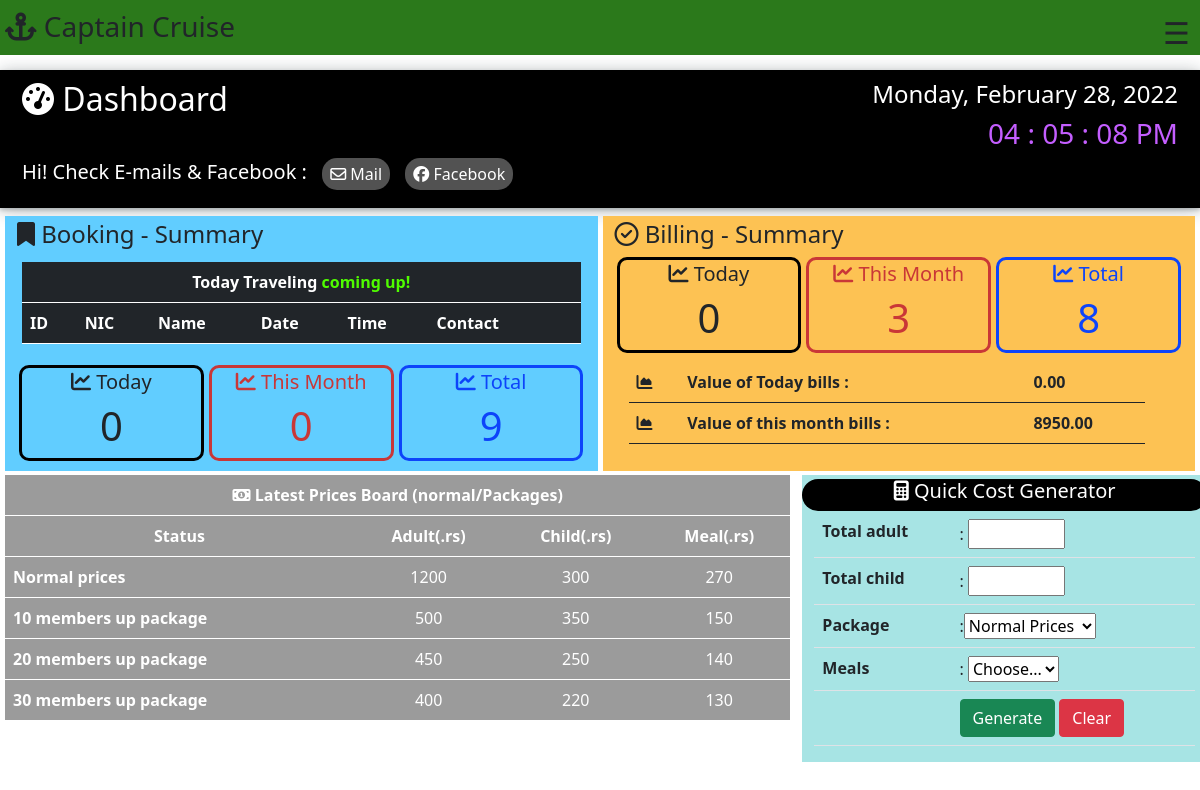
Page /main-panel/main-panel.php on the committed database.
### tables this page shows
CREATE TABLE `prices` (
  `ID` int(11) NOT NULL,
  `Adult` varchar(50) NOT NULL,
  `child` varchar(50) NOT NULL,
  `meal` varchar(50) NOT NULL
);

### main-panel/main-panel.php (the view, shortened to what this page needs)
<!DOCTYPE html>
<html lang="en">
<head>
    <link rel="stylesheet" href="./main-panel.css?v=<?php echo time(); ?>">
    <link href="https://cdn.jsdelivr.net/npm/bootstrap@5.1.0/dist/css/bootstrap.min.css" rel="stylesheet">
</head>
<body onload="initClock()">
      <div class="container-fluid">
         <div class="row fixed-top" id="row1">
            <div class="col-8" id="col1">
                <h3><i class="fas fa-anchor"></i> Captain Cruise</h3>
            </div>
            <div class="col" id="col2">
                <span style="font-size:30px;cursor:pointer" onclick="openNav()">&#9776;</span>
            </div>
        </div>
        <div class="row" id="row2">
          <div class="col-sm" id="row2-col1">
              <h2><i class="fa fa-tachometer" aria-hidden="true"></i> Dashboard</h2>
          </div>
          <div class="col-sm" id="row-col2">
          <div class="date">
              <h4>
              <span id="dayname"></span>,
              <span id="month"></span>
              <span id="daynum"></span>,
              <span id="year"></span>
              </h4>
          </div>
          <div class="time">
              <h3>
              <span id="hour"></span> :
              <span id="min"></span> :
              <span id="sec"> </span>
              <span id="period"></span>
              </h3>
          </div>
          </div>
          <div class="row">
            <h5>
            <span id="checkemail">Hi! Check E-mails & Facebook :</span>
            <span id="icon"><a href="" class="btn" id="iconmail"><i class="fa fa-envelope-o" aria-hidden="true"></i> Mail</a></span>
            <span id="icon"><a href="" class="btn" id="iconfb"><i class="fa fa-facebook-official" aria-hidden="true"></i> Facebook</a></span>
            </h5>
        </div>
        </div>
        <div class="row pt-2" id="row3">
        <div class="col-sm pt-1" id="booking-data">
         <div class="row">
             <h4><i class="fa fa-bookmark" aria-hidden="true"></i> Booking - Summary</h4>
        </div>
        <div class="row" id="data-table-row">
        <div class="table-responsive" id="booking-table">
        <table class="table table-dark" id="booking-data-table">
  <thead>
      <tr>
          <th scope="col" class="text-center" colspan="7">Today Traveling <span id="blink"> coming up!</span></th>
      </tr>
    <tr>
                <th scope="col" >ID</th>
                <th scope="col">NIC</th>
                <th scope="col">Name</th>
                <th scope="col">Date</th>
                <th scope="col">Time</th>
                <th scope="col">Contact</th>
                <th scope="col"></th>
    </tr>
  </thead>
</table>
</div>
</div>
       <div class="row" id="booking-counts">
       <div class="col-sm" id="t-booking">
        <h5><i class="fa fa-line-chart" aria-hidden="true"></i> Today</h5>
        <?php
                 $today=date('Y-m-d');
                        $connection = mysqli_connect('localhost', 'root', '', 'captaincruise');
                        $sql = "SELECT * FROM booking where Ontime='$today'";
                        $result = mysqli_query($connection , $sql);
                        $rowcount=mysqli_num_rows($result);
                              echo"<h1>$rowcount</h1>";
                        ?>
       </div>
       <div class="col-sm" id="lm-booking">
       <h5><i class="fa fa-line-chart" aria-hidden="true"></i> This Month</h5>
       <?php
       $year = date('Y');
       $specialyear=$year % 4;
       if( $specialyear>0){
        $today = date('m');
        $year = date('Y');
        $realtoday = sprintf("%02d", $today);
        switch($realtoday){
            case 02:
                $firstdate = "$year-$realtoday-01";
                $lastdate = "$year-$realtoday-28";
                break;
           }
       }
                        $connection = mysqli_connect('localhost', 'root', '', 'captaincruise');
                        $sql = "SELECT * FROM booking where Ontime BETWEEN '$firstdate' AND '$lastdate' ";
                        $result = mysqli_query($connection , $sql);
                        $rowcount=mysqli_num_rows($result);
                              echo"<h1>$rowcount</h1>";
                        ?>
       </div>
       <div class="col-sm" id="y-booking">
       <h5><i class="fa fa-line-chart" aria-hidden="true"></i> Total</h5>
       <?php
                        $connection = mysqli_connect('localhost', 'root', '', 'captaincruise');
                        $sql = "SELECT * FROM booking ";
                        $result = mysqli_query($connection , $sql);
                        $rowcount=mysqli_num_rows($result);
                              echo"<h1>$rowcount</h1>";
                        ?>
       </div>
       </div>
        </div>
        <div class="col-sm pt-1" id="billing-data">
        <h4><i class="fa fa-check-circle-o" aria-hidden="true"></i> Billing - Summary</h4>
        <div class="row" id="booking-counts">
<div class="col-sm" id="t-booking">
 <h5><i class="fa fa-line-chart" aria-hidden="true"></i> Today</h5>
 <?php
                 $today=date('Y-m-d');
                        $connection = mysqli_connect('localhost', 'root', '', 'captaincruise');
                        $sql = "SELECT * FROM bills where Ontime='$today'";
                        $result = mysqli_query($connection , $sql);
                        $rowcount=mysqli_num_rows($result);
                              echo"<h1>$rowcount</h1>";
                        ?>
       </div>
       <div class="col-sm" id="lm-booking">
       <h5><i class="fa fa-line-chart" aria-hidden="true"></i> This Month</h5>
       <?php
       $year = date('Y');
       $specialyear=$year % 4;
       if( $specialyear>0){
        $today = date('m');
        $year = date('Y');
        $realtoday = sprintf("%02d", $today);
        switch($realtoday){
            case 02:
                $firstdate = "$year-$realtoday-01";
                $lastdate = "$year-$realtoday-28";
                break;
           }
       }
                        $connection = mysqli_connect('localhost', 'root', '', 'captaincruise');
                        $sql = "SELECT * FROM bills where Ontime BETWEEN '$firstdate' AND '$lastdate' ";
                        $result = mysqli_query($connection , $sql);
                        $rowcount=mysqli_num_rows($result);
                              echo"<h1>$rowcount</h1>";
                        ?>
       </div>
       <div class="col-sm" id="y-booking">
       <h5><i class="fa fa-line-chart" aria-hidden="true"></i> Total</h5>
       <?php
                        $connection = mysqli_connect('localhost', 'root', '', 'captaincruise');
                        $sql = "SELECT * FROM bills ";
                        $result = mysqli_query($connection , $sql);
                        $rowcount=mysqli_num_rows($result);
                              echo"<h1>$rowcount</h1>";
                        ?>
       </div>
       <div class="row mt-1">
           <div class="table-responsive">
               <table class="table" id="value-table">
               <tr>
                   <th><i class="fa fa-area-chart" aria-hidden="true"></i></th>
                   <th>Value of Today bills :</th>
                   <?php
                 $Total = 0;
                   echo"<th>$Total.00</th>";
                   ?>
               </tr>
               <tr>
                   <th><i class="fa fa-area-chart" aria-hidden="true"></i></th>
                   <th>Value of this month bills :</th>
                   <?php
$year = date('Y');
$specialyear=$year % 4;
if( $specialyear>0){
 $today = date('m');
 $year = date('Y');
 $realtoday = sprintf("%02d", $today);
 switch($realtoday){
     case 02:
         $firstdate = "$year-$realtoday-01";
         $lastdate = "$year-$realtoday-28";
         break;
    }
}
         $Total=0;
                 $connection = mysqli_connect('localhost', 'root', '', 'captaincruise');
                 $sql = "SELECT * FROM bills where Ontime BETWEEN '$firstdate' AND '$lastdate' ";
                 $result = mysqli_query($connection , $sql);
                 while($row = mysqli_fetch_array($result)){
                    $value = $row['Total_cost'];
                    $Total = $Total + $value;
                   };
              echo"<th>$Total.00</th>";
                   ?>
               </tr>
               </table>
           </div>
       </div>
</div>
</div>
        </div>
        </div>
        <div class="row mt-1" id="prices-summary" >
         <div class="col-sm-8">
             <div class="table-responsive" id="price-table">
             <table class="table" id="price-board">
<tr >
    <th colspan="4"><i class="fa fa-money" aria-hidden="true"></i> Latest Prices Board (normal/Packages)</th>
</tr>
<tr>
    <th>Status</th>
    <th>Adult(.rs)</th>
    <th>Child(.rs)</th>
    <th>Meal(.rs)</th>
</tr>
<tr>
    <th  id="topic-table">Normal prices </th>
    <?php
          $connection = mysqli_connect('localhost', 'root', '', 'captaincruise');
          $sql = "SELECT * FROM prices where id=1 order by ID desc";
          $result = mysqli_query($connection , $sql);
          while($row = mysqli_fetch_array($result)){
   echo" <td>".$row['Adult']."</td>";
   echo"<td >".$row['child']."</td>";
    echo"<td>".$row['meal']."</td>";
  };
  ?>
</tr>
<tr>
    <th id="topic-table">10 members up package </th>
    <?php
          $connection = mysqli_connect('localhost', 'root', '', 'captaincruise');
          $sql = "SELECT * FROM prices where id=2 order by ID desc";
          $result = mysqli_query($connection , $sql);
          while($row = mysqli_fetch_array($result)){
   echo" <td>".$row['Adult']."</td>";
   echo"<td>".$row['child']."</td>";
    echo"<td>".$row['meal']."</td>";
  };
  ?>
</tr>
<tr>
    <th id="topic-table">20 members up package </th>
    <?php
          $connection = mysqli_connect('localhost', 'root', '', 'captaincruise');
          $sql = "SELECT * FROM prices where id=3 order by ID desc";
          $result = mysqli_query($connection , $sql);
          while($row = mysqli_fetch_array($result)){
   echo" <td>".$row['Adult']."</td>";
   echo"<td>".$row['child']."</td>";
    echo"<td>".$row['meal']."</td>";
  };
  ?>
</tr>
<tr>
    <th id="topic-table">30 members up package </th>
    <?php
          $connection = mysqli_connect('localhost', 'root', '', 'captaincruise');
          $sql = "SELECT * FROM prices where id=4 order by ID desc";
          $result = mysqli_query($connection , $sql);
          while($row = mysqli_fetch_array($result)){
   echo" <td>".$row['Adult']."</td>";
   echo"<td>".$row['child']."</td>";
    echo"<td>".$row['meal']."</td>";
  };
  ?>
</tr>
</table>
             </div>
         </div>
         <div class="col-sm-4" id="calculator">
             <div class="row mt-1 text-center" id="topic-generator">
                 <h5><i class="fa fa-calculator" aria-hidden="true"></i> Quick Cost Generator</h5>
             </div>
             <div class="row-mt-1">
             <div class="table-responsive">
                 <form>
                 <table class="table">
                 <tr>
                     <th>Total adult</th>
                     <td>: <input type="number" name="" id="adult"  required max="100" min="1" ></td>
                 </tr>
                 <tr>
                     <th>Total child</th>
                     <td>: <input type="number" name="" id="child" required max="100" min="0"></td>
                 </tr>
                 <tr>
                     <th>Package</th>
                     <td>:<select id="package" name="package" >
                            <option value="normal">Normal Prices</option>
                            </select></td>
                 </tr>
                 <tr>
                 <th>Meals</th>
                     <td>: <select id="meal" name="meal" >
                            <option value="notvalue" selected>Choose...</option>
                            </select></td>
                 </tr>
                 <tr>
                     <td></td>
                     <td> <button type="button" class="btn btn-success" popup-open="popup-1" href="javascript:void(0)" onclick="JavaScript:genarate()">Generate</button>
                     <button type="reset" class="btn btn-danger">Clear</button>
                     </td>
                 </tr>
                 </table>
                 </form>
             </div>
             </div>
         </div>
        </div>
</body>
</html>

### main-panel/main-panel.css (style rules this page uses)
#row1 { padding-top: 10px; background-color: #2b791b; padding-left: 5px; padding-right: 10px; }
#col2 { text-align: right; }
#row2 { margin-top: 70px; padding: 10px 10px; background: black; color: #ffffff; -webkit-box-shadow: rgba(14, 30, 37, 0.2) 0px 2px 4px 0px, rgba(14, 30, 37, 0.32) 0px 2px 16px 0px; box-shadow: rgba(14, 30, 37, 0.2) 0px 2px 4px 0px, rgba(14, 30, 37, 0.32) 0px 2px 16px 0px; }
#row-col2 { text-align: right; }
.time { color: #c45eff; }
#icon a { text-decoration: none; margin-left: 10px; padding: 3px 7px; border-radius: 15px; color: #ffffff; -webkit-transition: ease-in-out 0.7; transition: ease-in-out 0.7; background: #525252; }
#booking-data { background: #61cdff; padding-bottom: 10px; }
#billing-data { background: #fdc253; }
#row3 { grid-gap: 5px; padding-left: 5px; padding-right: 5px; }
#blink { -webkit-animation: blinker 1s linear infinite; animation: blinker 1s linear infinite; color: #50fc00; }
#booking-data-table { border: none; outline: none; background: #000000; color: white; }
#booking-table { max-height: 10em; }
#data-table-row { padding: 5px 5px; }
#booking-counts { grid-gap: 5px; margin-left: 2px; margin-right: 2px; }
#t-booking { border-style: solid; border-color: black; text-align: center; padding-top: 2px; border-radius: 10px; }
#lm-booking { border-style: solid; border-color: #c93737; color: #c93737; text-align: center; padding-top: 2px; border-radius: 10px; }
#y-booking { border-style: solid; border-color: #0d44fa; color: #0d44fa; text-align: center; padding-top: 2px; border-radius: 10px; }
#prices-summary { padding-left: 5px; padding-right: 5px; }
#price-board { background: #9b9b9b; color: white; }
#price-board tr, th { text-align: center; -webkit-transition: ease-in-out 0.2s; transition: ease-in-out 0.2s; }
#topic-table { text-align: left; }
#price-board tr, td { border: none; outline: none; }
#calculator { background: #a7e4e4; }
#topic-generator { background: black; color: #ffffff; border-radius: 25px; }
#value-table { border: none; outline: none; }

### rows in the picture
prices: Adult "1200", child "300", meal "270"
prices: Adult "500", child "350", meal "150"
prices: Adult "450", child "250", meal "140"
prices: Adult "400", child "220", meal "130"

### other values in the picture
$rowcount "0"
$rowcount "9"
$rowcount "3"
$rowcount "8"
$Total "0"
$Total "8950"
